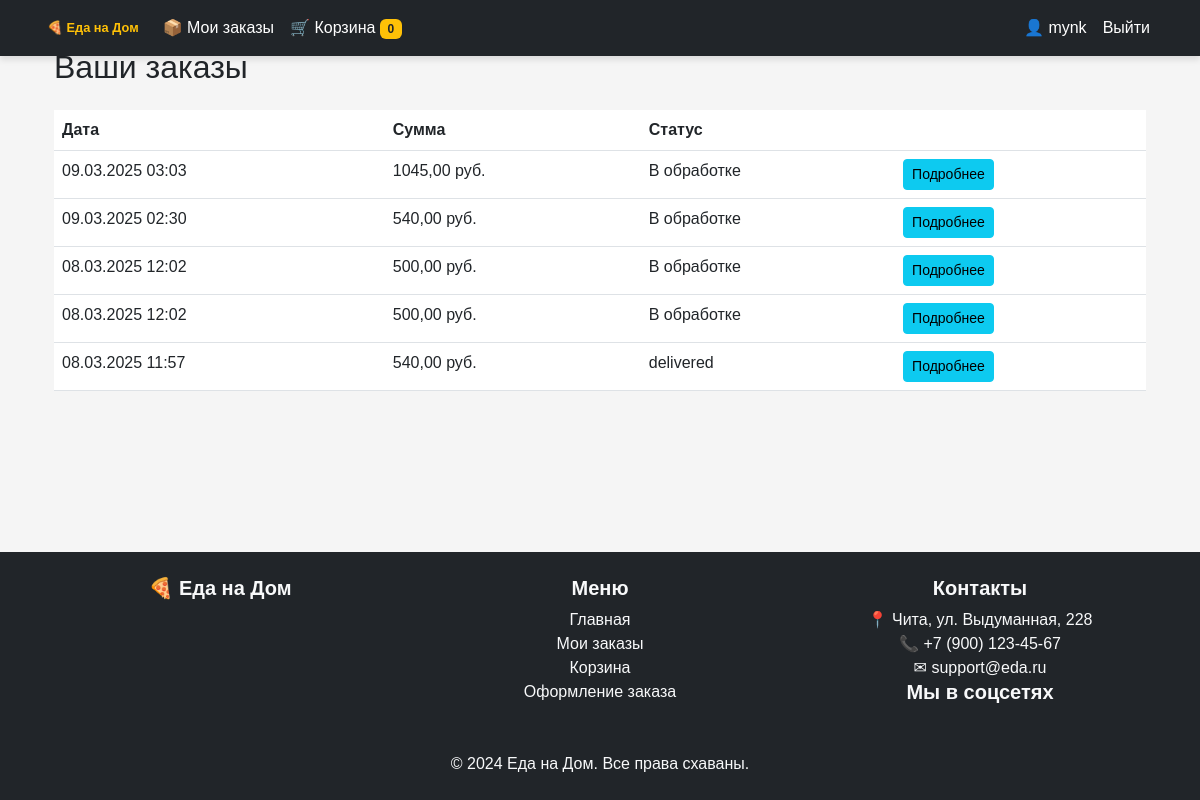
/orders/ (signed in), run on the app's committed database.
### main/models.py (models this page shows, shortened)
class User(AbstractUser):
    full_name = models.CharField(max_length=255)
    phone = models.CharField(max_length=20, unique=True, blank=True, null=True)
    email = models.EmailField(unique=True)
    is_courier = models.BooleanField(default=False)
    groups = models.ManyToManyField(
        "auth.Group",
        related_name="custom_user_groups",
        blank=True
    )
    user_permissions = models.ManyToManyField(
        "auth.Permission",
        related_name="custom_user_permissions",
        blank=True
    )
    class Meta:
        verbose_name = "Пользователь"
        verbose_name_plural = "Пользователи"
        ordering = ["date_joined"]

class Order(models.Model):
    user = models.ForeignKey(User, on_delete=models.SET_NULL, null=True, blank=True, related_name="orders")
    guest_id = models.CharField(max_length=36, blank=True, null=True)
    address = models.ForeignKey(UserAddress, on_delete=models.SET_NULL, null=True, related_name="orders")
    courier = models.ForeignKey(User, on_delete=models.SET_NULL, null=True, blank=True, related_name="deliveries",
                                limit_choices_to={"is_courier": True})
    full_name = models.CharField(max_length=255, blank=True, null=True)  # Имя для анонимного пользователя
    phone = models.CharField(max_length=20, blank=True, null=True)  # Телефон анонимного пользователя
    email = models.EmailField(blank=True, null=True)  # Email анонимного пользователя
    guest_address = models.CharField(max_length=255, blank=True, null=True)  # адресс анонимного пользователя
    created_at = models.DateTimeField(auto_now_add=True)
    total_price = models.DecimalField(max_digits=10, decimal_places=2, default=0)
    status = models.CharField(
        max_length=20,
        choices=[
            ('pending', 'В обработке'),
            ('paid', 'Оплачен'),
            ('cancelled', 'Отменён'),
        ],
        default='pending'
    )
    class Meta:
        verbose_name = "Заказ"
        verbose_name_plural = "Заказы"
        ordering = ['-created_at']

### main/views.py (the view)
# urls.py: path("orders/", orders_list, name="orders"),
def orders_list(request):
    guest_id = get_guest_id(request)
    if request.user.is_authenticated:
        user_orders = Order.objects.filter(user=request.user)  # Авторизованный пользователь
    else:
        user_orders = Order.objects.filter(guest_id=guest_id)  # Анонимный пользователь
    context = {
        "orders": user_orders
    }
    return render(request, "orders_list.html", context=context)

### main/context_processors.py (called while the page is built)
def cart_items_count(request):
    cart = Cart(request)
    return {'cart_items_count': len(cart.cart)}

### main/views.py (called while the page is built)
def get_guest_id(request):
    guest_id = request.COOKIES.get('guest_id')
    if not guest_id:
        guest_id = str(uuid.uuid4())  # Генерируем случайный ID
    return guest_id

### templates/orders_list.html (shortened to what this page needs)
{% extends 'base.html' %}
{% block content %}
<div class="container">
    <h2 class="my-4">Ваши заказы</h2>
    {% if orders %}
    <table class="table">
        <thead>
            <tr>
                <th>Дата</th>
                <th>Сумма</th>
                <th>Статус</th>
                <th></th>
            </tr>
        </thead>
        <tbody>
            {% for order in orders %}
            <tr>
                <td>{{ order.created_at|date:"d.m.Y H:i" }}</td>
                <td>{{ order.total_price }} руб.</td>
                <td>{{ order.get_status_display }}</td>
                <td>
                    <a href="{% url 'order_detail' order.id %}" class="btn btn-info btn-sm">Подробнее</a>
                </td>
            </tr>
            {% endfor %}
        </tbody>
    </table>
    {% else %}
    <p>У вас пока нет заказов.</p>
    {% endif %}
</div>
{% endblock %}

### templates/includes/header.html (shortened to what this page needs)
{% load static %}
<nav class="navbar navbar-expand-lg navbar-dark bg-dark fixed-top">
    <div class="container">
        <a class="navbar-brand" href="{% url 'home' %}">🍕 Еда на Дом</a>
        <div class="collapse navbar-collapse" id="navbarNav">
            <ul class="navbar-nav me-auto">
                <li class="nav-item">
                    {% if request.user.is_courier %}
                        <a class="nav-link {% if request.path == '/courier/orders/' %}active{% endif %}" href="{% url 'courier_orders' %}">🚚 Мои заказы</a>
                    {% else %}
                        <a class="nav-link {% if request.path == '/orders/' %}active{% endif %}" href="{% url 'orders' %}">📦 Мои заказы</a>
                    {% endif %}
                </li>
                <li class="nav-item">
                    <a class="nav-link {% if request.path == '/cart/' %}active{% endif %}" href="{% url 'cart' %}">
                        🛒 Корзина
                        <span class="badge bg-warning text-dark">{{ cart_items_count }}</span>
                    </a>
                </li>
            </ul>
            <ul class="navbar-nav">
                {% if user.is_authenticated %}
                    <li class="nav-item">
                        <a class="nav-link" href="{% url 'profile' %}">👤 {{ user.username }}</a>
                    </li>
                    <li class="nav-item">
                        <a class="nav-link btn btn-outline-danger btn-sm" href="{% url 'logout' %}">Выйти</a>
                    </li>
                {% else %}
                    <li class="nav-item">
                        <a class="nav-link btn btn-outline-success btn-sm" href="{% url 'login' %}">Войти</a>
                    </li>
                {% endif %}
            </ul>
        </div>
    </div>
</nav>

### static/css/style.css (style rules this page uses)
:root { --primary-color: #7B1FA2; --dark-primary: #4A148C; --accent-color: #FFC107; --light-gray: #F5F5F5; --text-color: #FFFFFF; }
body { background-color: var(--light-gray); font-family: 'Arial', sans-serif; }
.navbar { background-color: var(--dark-primary); box-shadow: 0px 4px 6px rgba(0, 0, 0, 0.1); }
.navbar-brand { color: var(--accent-color) !important; font-weight: bold; font-size: 0.8rem; margin-left: 5px; }
.navbar-nav .nav-link { color: var(--text-color) !important; }

### data on the page
User: username "mynk"
Order: created_at "09.03.2025 03:03", total_price "1045,00", status "В обработке"
Order: created_at "09.03.2025 02:30", total_price "540,00", status "В обработке"
Order: created_at "08.03.2025 12:02", total_price "500,00", status "В обработке"
Order: created_at "08.03.2025 12:02", total_price "500,00", status "В обработке"
Order: created_at "08.03.2025 11:57", total_price "540,00", status "delivered"

### other printed values
{{ cart_items_count }} "0"
